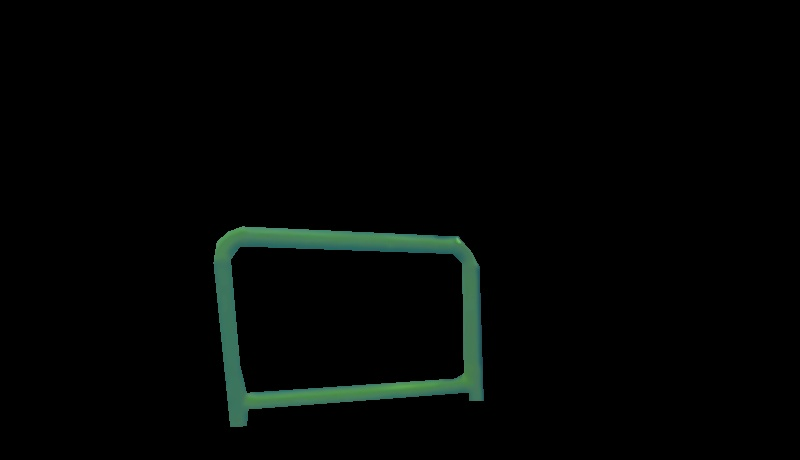
#> input picture Window_detection/GMM/FALTUDATA/window100.jpg, 800 x 460 px, given as the content of the folder home/pratique/drone-course/Window_detection/GMM/daylight_100, which was not available
$ python extract-window.py   (Python 2 division)
#> lines starting #> are read from the running program, lines starting #| are printed output that depends on the picture; pictures that were not available may be replaced by others from this repository, and a replacement may not be noted
import logging
import os
import cv2
import numpy as np
from matplotlib import pyplot as plt

from roipoly import MultiRoi,RoiPoly

# [52 lines left out: functions tune_HSV, tune_LAB, tune_RGB, not called in this run]

def adjust_gamma(image, gamma=1.0):
	# build a lookup table mapping the pixel values [0, 255] to
	# their adjusted gamma values
	invGamma = 1.0 / gamma
	table = np.array([((i / 255.0) ** invGamma) * 255
		for i in np.arange(0, 256)]).astype("uint8")

	# apply gamma correction using the lookup table
	return cv2.LUT(image, table)


def main():

    # logging.basicConfig(format='%(levelname)s ''%(processName)-10s : %(asctime)s ','%(module)s.%(funcName)s:%(lineno)s %(message)s',level=logging.INFO)

    # load images
    data_path  = '/home/pratique/drone-course/Window_detection/GMM/daylight_100'
    reply = 'k'
    i = 0
    for filename in os.listdir(data_path):
        # print filename
        if i%10 != 0:
            i+=1
            continue
        img = cv2.imread(os.path.join(data_path,filename))
#> img is the input picture: shape (460, 800, 3); mean B, G, R 3.6, 4.7, 2.5
        # convert = tune_RGB(img)
    	#convert = tune_HSV(img)
    	convert = adjust_gamma(img, gamma = 1.5)
#> in adjust_gamma, `return cv2.LUT(image, table)`:
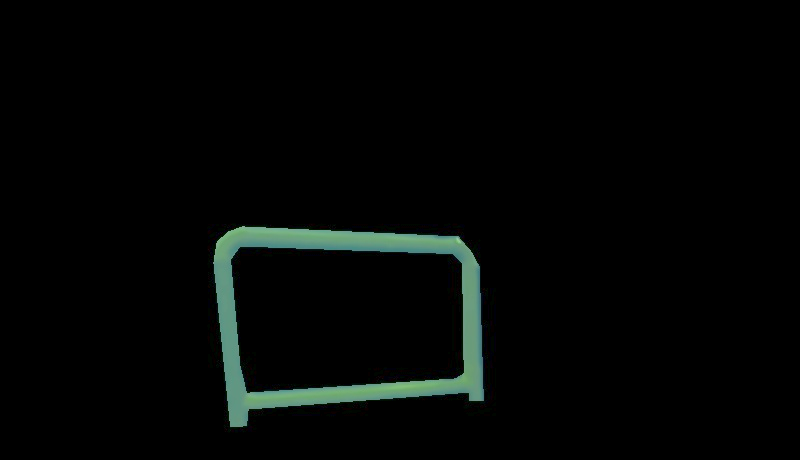
#> returned value: shape (460, 800, 3); mean of channels 0, 1, 2 5.1, 6.1, 4; drawn as B, G, R
    	# convert = cv2.fastNlMeansDenoisingColored(convert, None, 3, 3, 7, 15)
        convert = cv2.medianBlur(convert,5)
        img = cv2.cvtColor(convert,cv2.COLOR_BGR2RGB)
        # Show the image
        # Show the image
        # img = img[:,:,[2,1,0]]
        fig = plt.figure()
        plt.imshow(img, interpolation='nearest', cmap="Greys")
        plt.colorbar()
        plt.title("left click: line segment         right click or double click: close region")
        plt.show(block=False)
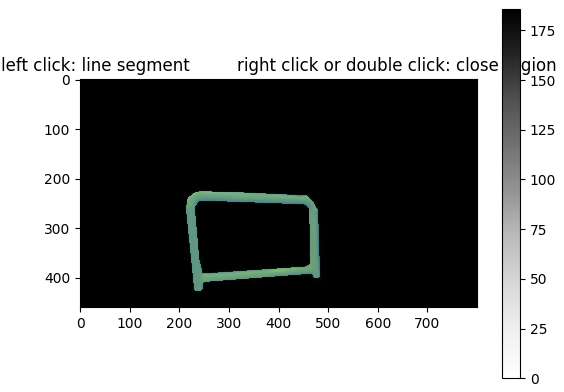
#> figure drawn by matplotlib, 2 panels

        # Let user draw first ROI
        roi1 = RoiPoly(color='r', fig=fig)

        # Show the image with the first ROI
        fig = plt.figure()
        plt.imshow(img, interpolation='nearest', cmap="Greys")
        plt.colorbar()
        roi1.display_roi()
        plt.title('draw second ROI')
        plt.show(block=False)

        # Let user draw second ROI
        roi2 = RoiPoly(color='b', fig=fig)

        # Show the image with both ROIs and their mean values
        plt.imshow(img, interpolation='nearest', cmap="Greys")
        plt.colorbar()
        for roi in [roi1, roi2]:
            roi.display_roi()
            roi.display_mean(img)
        plt.title('The two ROIs')
        plt.show()

        # plt.imshow(np.bitwise_not(roi2.get_mask(img) ^ roi1.get_mask(img)),
        #            interpolation='nearest', cmap="Greys")
        # plt.title('ROI masks of the two ROIs')
        # plt.show()

        #store data
        mask = roi2.get_mask(img) ^ roi1.get_mask(img)
        mask.astype(int)
        # print(np.uint8(mask))
        window_mask = np.uint8(mask*255)
        extracted_frame = cv2.bitwise_and(img, img, mask = window_mask)
        extracted_frame = cv2.cvtColor(extracted_frame,cv2.COLOR_RGB2BGR)
        # input('aa')
        cv2.imwrite("./data/window_100"+str(i)+".jpg", extracted_frame)
        i = i+1
        if 0xFF == ord('q'):
            break


if __name__ == '__main__':
    main()
#> (the call stopped at in main, `roi1 = RoiPoly(color='r', fig=fig)`: roipoly is not available in this run)

$ run again, on Window_detection/GMM/FALTUDATA/window105.jpg
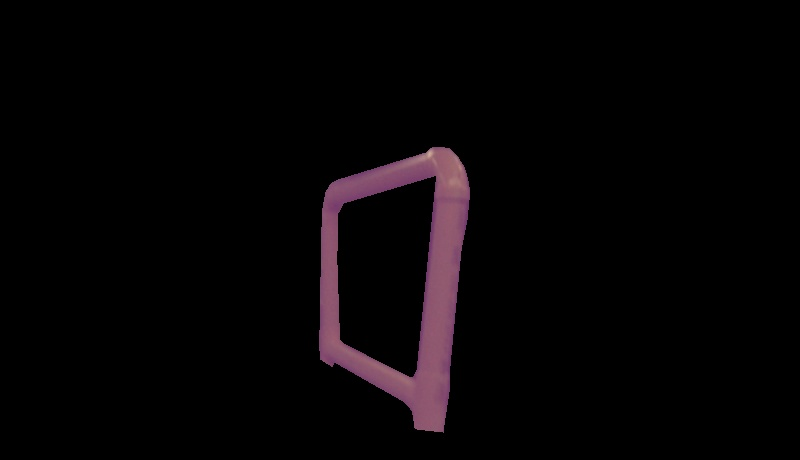
#> input picture Window_detection/GMM/FALTUDATA/window105.jpg, 800 x 460 px, given as the content of the folder home/pratique/drone-course/Window_detection/GMM/daylight_100, which was not available
#> in main, img is the input picture: shape (460, 800, 3); mean B, G, R 5.2, 3.9, 6.4
#> in adjust_gamma, `return cv2.LUT(image, table)`:
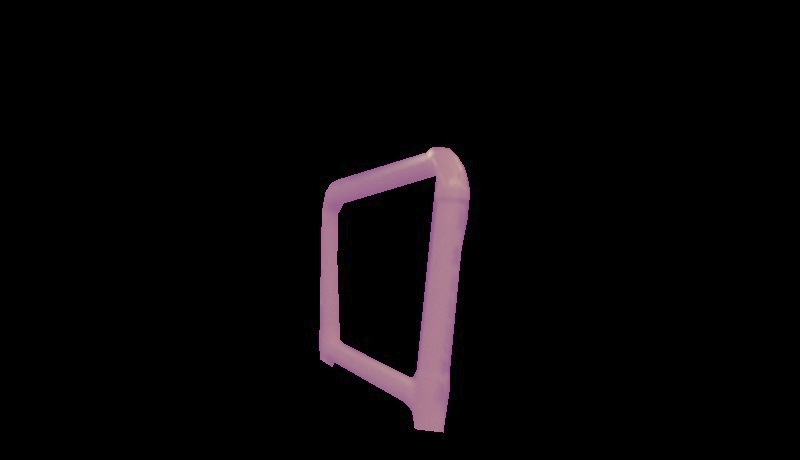
#> returned value: shape (460, 800, 3); mean of channels 0, 1, 2 6.9, 5.7, 8; drawn as B, G, R
#> in main, `plt.show(block=False)`:
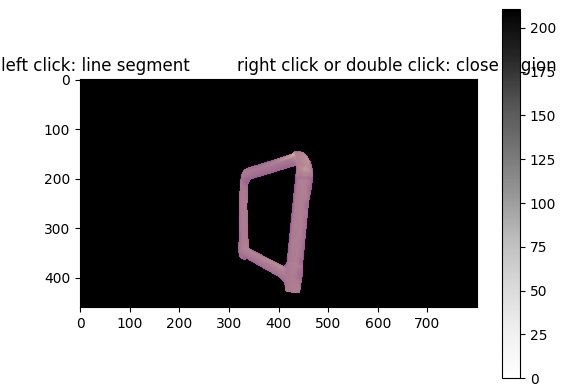
#> figure drawn by matplotlib, 2 panels
